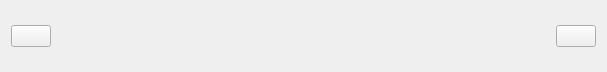
       <widget class="QWidget" name="widget_4" native="true">
        <layout class="QHBoxLayout" name="horizontalLayout">
         <property name="sizeConstraint">
          <enum>QLayout::SetMinAndMaxSize</enum>
         </property>
         <item>
          <widget class="QPushButton" name="menubtn">
           <property name="text">
            <string/>
           </property>
           <property name="icon">
            <iconset resource="resource.qrc">
             <normaloff>:/icons/icons/menu-bar.png</normaloff>:/icons/icons/menu-bar.png</iconset>
           </property>
           <property name="iconSize">
            <size>
             <width>30</width>
             <height>30</height>
            </size>
           </property>
           <property name="checkable">
            <bool>true</bool>
           </property>
          </widget>
         </item>
         <item>
          <spacer name="horizontalSpacer_2">
           <property name="orientation">
            <enum>Qt::Horizontal</enum>
           </property>
           <property name="sizeHint" stdset="0">
            <size>
             <width>225</width>
             <height>20</height>
            </size>
           </property>
          </spacer>
         </item>
         <item>
          <widget class="QLabel" name="mainlogo">
           <property name="sizePolicy">
            <sizepolicy hsizetype="Preferred" vsizetype="Preferred">
             <horstretch>0</horstretch>
             <verstretch>0</verstretch>
            </sizepolicy>
           </property>
           <property name="minimumSize">
            <size>
             <width>50</width>
             <height>50</height>
            </size>
           </property>
           <property name="maximumSize">
            <size>
             <width>100</width>
             <height>71</height>
            </size>
           </property>
           <property name="sizeIncrement">
            <size>
             <width>0</width>
             <height>0</height>
            </size>
           </property>
           <property name="text">
            <string/>
           </property>
           <property name="pixmap">
            <pixmap resource="resource.qrc">:/icons/icons/agent-high-resolution-logo.png</pixmap>
           </property>
           <property name="scaledContents">
            <bool>true</bool>
           </property>
           <property name="alignment">
            <set>Qt::AlignCenter</set>
           </property>
          </widget>
         </item>
         <item>
          <spacer name="horizontalSpacer">
           <property name="orientation">
            <enum>Qt::Horizontal</enum>
           </property>
           <property name="sizeHint" stdset="0">
            <size>
             <width>218</width>
             <height>20</height>
            </size>
           </property>
          </spacer>
         </item>
         <item>
          <widget class="QPushButton" name="supportbtn">
           <property name="text">
            <string/>
           </property>
           <property name="icon">
            <iconset resource="resource.qrc">
             <normaloff>:/icons/icons/support.png</normaloff>:/icons/icons/support.png</iconset>
           </property>
           <property name="iconSize">
            <size>
             <width>30</width>
             <height>30</height>
            </size>
           </property>
          </widget>
         </item>
        </layout>
       </widget>
